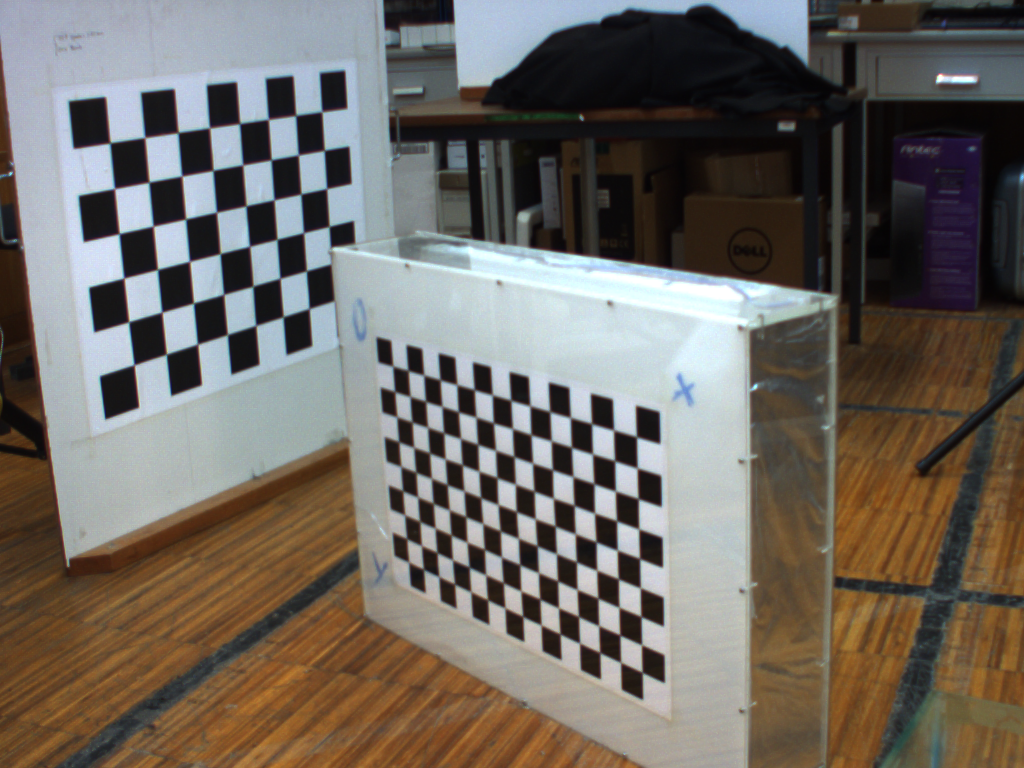
%> input picture Assignment 5/Cam_dir_02.ppm, 1024 x 768 px
$ octave execute.m   (GNU Octave 9; MATLAB toolbox functions it lacks are replaced by stand-ins)
%> lines starting %> are read from the running program, lines starting %| are printed output that depends on the picture
### Assignment 5/Code/fundamental_matrix.m
function [F, corners, images, p] = fundamental_matrix()
%% part one
% read images, save corners and show the corners position in the images
    right_image_02 = readImage('Cam_dir_02.ppm');
%> in readImage, image is the input picture: size 768x1024x3 uint8; mean R, G, B 110.8, 104.6, 97.7
    right_image_05 = readImage('Cam_dir_05.ppm');
%> call 2 of readImage, with str = 'Cam_dir_05.ppm'
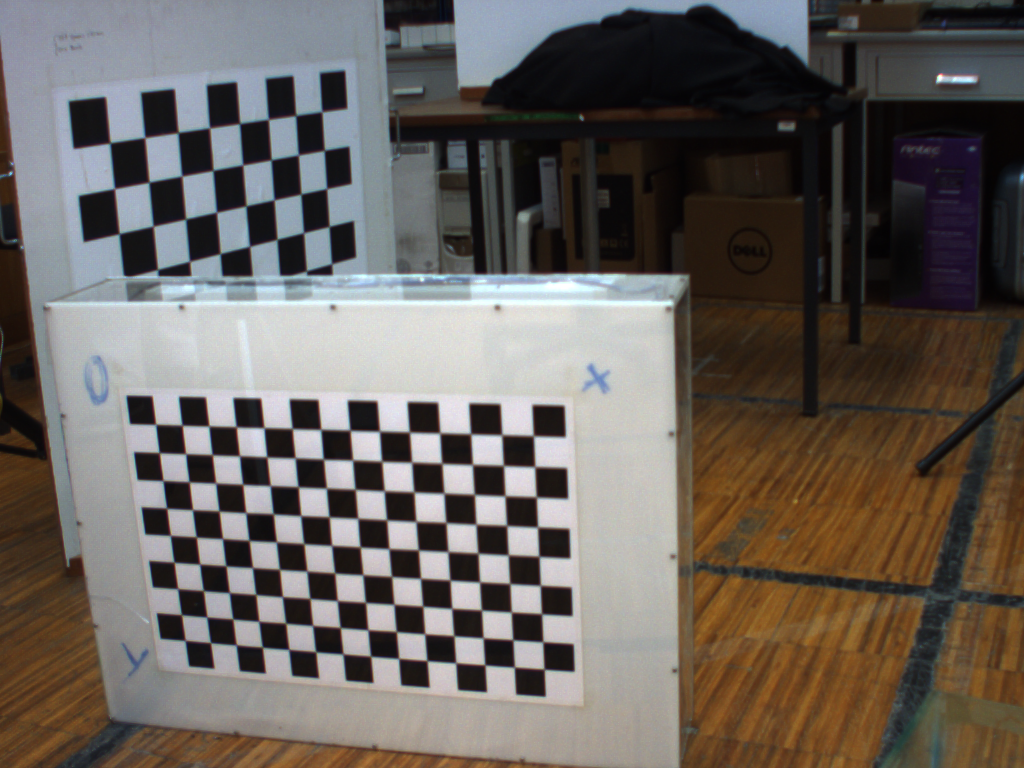
%> input picture Assignment 5/Cam_dir_05.ppm, 1024 x 768 px
%> in readImage, image is the input picture: size 768x1024x3 uint8; mean R, G, B 104, 97.5, 92.4
    left_image_02 = readImage('Cam_esq_02.ppm');
%> call 3 of readImage, with str = 'Cam_esq_02.ppm'
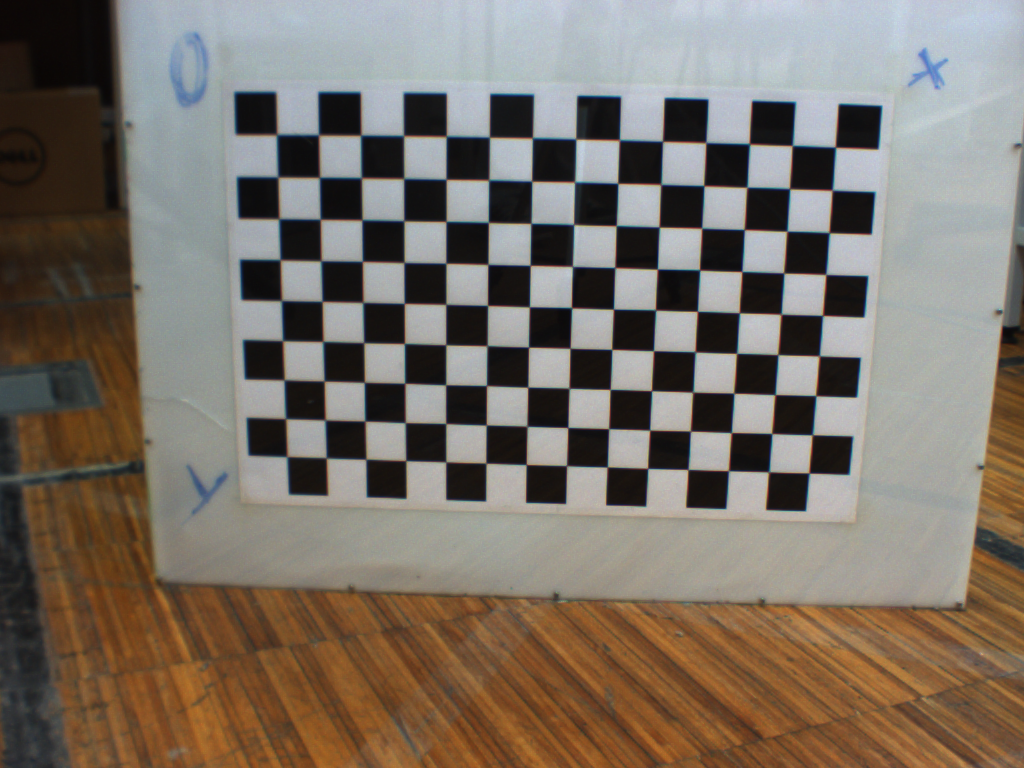
%> input picture Assignment 5/Cam_esq_02.ppm, 1024 x 768 px
%> in readImage, image is the input picture: size 768x1024x3 uint8; mean R, G, B 122.4, 113, 103.1
    left_image_05 = readImage('Cam_esq_05.ppm');
%> call 4 of readImage, with str = 'Cam_esq_05.ppm'
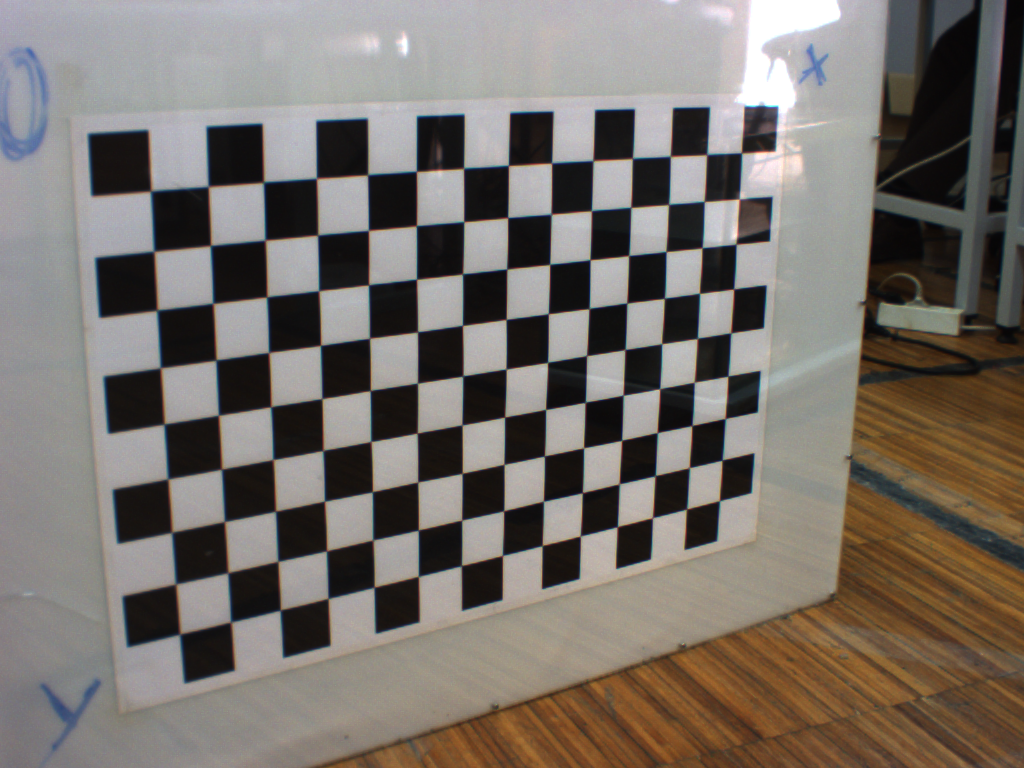
%> input picture Assignment 5/Cam_esq_05.ppm, 1024 x 768 px
%> in readImage, image is the input picture: size 768x1024x3 uint8; mean R, G, B 119.3, 112.5, 106.4

    images = {left_image_02; left_image_05; right_image_02; right_image_05};
%> images = 4 items

    right_image_corners_02 = [378 339; 659 413; 412 586; 642 669; 429 452; 431 477; 497 503; 518 488; 597 516; 596 541];
    right_image_corners_05 = [128 397; 564 408; 191 666; 545 696; 219 511; 222 538; 331 545; 358 518; 478 527; 478 553];
    left_image_corners_02 = [236 94; 881 106; 291 494; 805 511; 364 263; 363 305; 530 308; 573 268; 742 273; 741 314];
    left_image_corners_05 = [90 136; 778 108; 186 693; 717 541; 269 354; 271 409; 465 375; 507 321; 664 300; 664 344];

    corners = {left_image_corners_02; left_image_corners_05; right_image_corners_02; right_image_corners_05};

    warning('off', 'Images:initSize:adjustingMag');
    showImage(right_image_02, right_image_corners_02, 'RightCamera02');
    showImage(right_image_05, right_image_corners_05, 'RightCamera05');
    showImage(left_image_02, left_image_corners_02, 'LeftCamera02');
    showImage(left_image_05, left_image_corners_05, 'LeftCamera05');

%% exercise one
% calculate the fundamental matrix with 8 points algorithm
% normalization of the coordinates
    left_points = [left_image_corners_02(:, 1) left_image_corners_02(:, 2); left_image_corners_05(:, 1) left_image_corners_05(:, 2)];
    left_points = [left_points ones(20, 1)];
    right_points = [right_image_corners_02(:, 1) right_image_corners_02(:, 2); right_image_corners_05(:, 1) right_image_corners_05(:, 2)];
    right_points = [right_points ones(20, 1)];

    p = {left_points; right_points};

    xe = mean(left_points(:, 1));
    ye = mean(left_points(:, 2));
    xd = mean(right_points(:, 1));
    yd = mean(right_points(:, 2));

    d_e = sum(sqrt((left_points(:, 1) - xe) .^ 2 + (left_points(:, 2) - ye) .^ 2)) ./ (20 * sqrt(2));
    d_d = sum(sqrt((right_points(:, 1) - xd) .^ 2 + (right_points(:, 2) - yd) .^ 2)) ./ (20 * sqrt(2));

    Te = [1 0 -xe; 0 1 -ye; 0 0 d_e];
    Td = [1 0 -xd; 0 1 -yd; 0 0 d_d];

    left_points_normalized = Te * left_points';
    left_points_normalized = (left_points_normalized / 168.9889)';
    right_points_normalized = Td * right_points';
    right_points_normalized = (right_points_normalized / 108.1601)';

    A = zeros(length(left_points_normalized), 9);

    for i = 1 : length(left_points_normalized)
        A(i, :) = [right_points_normalized(i, 1)*left_points_normalized(i, 1) right_points_normalized(i, 1)*left_points_normalized(i, 2) right_points_normalized(i, 1) ...
                   right_points_normalized(i, 2)*left_points_normalized(i, 1) right_points_normalized(i, 2)*right_points_normalized(i, 2) right_points_normalized(i, 2) ...
                   left_points_normalized(i, 1) left_points_normalized(i, 2) 1];
    end

    [~, D, V] = svd(A);

    [~, index] = min(sum(D));
    F_normalized = reshape(V(:, index), 3, 3);

    [U, D, V] = svd(F_normalized);

    [~, index] = min(sum(D));
    D(:, index) = 0;

    F_normalized = U * D * V';

    F = Td' * F_normalized * Te
end

function image = readImage(str)
    str = strcat('../Input/', str);
    image = imread(str);
    image = rgb2gray(image);
end

function showImage(image, corners, str)
    figure;
    imshow(image);
    hold on;
    plot(corners(:, 1), corners(:, 2), 'r+');
    title(str);
    str = strcat('../Output/', str);
    saveas(gcf, str, 'jpg');
    close all;
end

### Assignment 5/Code/epipolar_estimation.m
function epipolar_estimation(F, corners, images, p)
%% part one
%% exercise two
    [U, D, V] = svd(F);
    [~, index] = min(sum(D));

% left epipole
    left_epipole = V(:, index);
    left_epipole = left_epipole ./ left_epipole(3);

% right epipole
    right_epipole = U(:, index);
    right_epipole = right_epipole ./ right_epipole(3);

%% exercise three
% show epipoles
    showInImage(corners{1}, images{1}, left_epipole, 'LeftImage02', p{1}, 1, length(p{1}) / 2);
    showInImage(corners{2}, images{2}, left_epipole, 'LeftImage05', p{1}, 11, length(p{1}));
    showInImage(corners{3}, images{3}, right_epipole, 'RightImage02', p{2}, 1, length(p{1}) / 2);
    showInImage(corners{4}, images{4}, right_epipole, 'RightImage05', p{2}, 11, length(p{1}));
end

function showInImage(corner, image, epipole, str, p, n, length_loop)
    figure;
    imshow(image);
    title(str);
    hold on;
    plot(corner(:, 1), corner(:, 2), 'r*');
    hold on;
    plot(epipole(1), epipole(2), '*g');
    hold on;

%% exercise four
    xmin = min(0, epipole(1));
    xmax = max(epipole(1), size(image, 2));
    ymin = min(0, epipole(2));
    ymax = max(epipole(2), size(image, 1));

    axis([xmin xmax ymin ymax]);
    hold on;

    for i = n : length_loop
        line([epipole(1) p(i, 1)], [epipole(2) p(i, 2)]);
    end

    str = strcat('../Output/', str);
    saveas(gcf, str, 'jpg');
    close all;
end

### Assignment 5/Code/essential_matrix.m
function E = essential_matrix(F)
%% part two
% intrinsic parameters of the cameras
    Kesq = [1317.24980 0 512.23259; 0 1316.83041 413.07903; 0 0 1];
    Kdir = [1312.94890 0 533.80481; 0 1313.02652 397.59032; 0 0 1];

%% exercise 5
% essential matrix determination
    E = Kdir' * F * Kesq
end

### Assignment 5/Code/execute.m
clear all
clc

[F, corners, images, p] = fundamental_matrix();
%> F = [0.0172 -0.0164 29.41; 0.0651 0.00454 78.53; -48.35 -72.11 -24606.9]; corners = 4 items; images = 4 items; p = 2 items
epipolar_estimation(F, corners, images, p);
%> in epipolar_estimation, `[U, D, V] = svd(F);`: U = [-0.0012 -0.414 0.91; -0.00319 -0.91 -0.414; 1 -0.0034 -0.000233]; D = [24607.2 0 0; 0 0.266 0; 0 0 3.03e-15]; V = [-0.00197 0.368 0.93; -0.00293 0.93 -0.368; -1 -0.00345 -0.00075]
%> in epipolar_estimation, `[~, index] = min(sum(D));`: index = 3
%> in epipolar_estimation, `left_epipole = V(:, index);`: left_epipole = [0.93; -0.368; -0.00075]
%> in epipolar_estimation, `left_epipole = left_epipole ./ left_epipole(3);`: left_epipole = [-1240.1; 490.3; 1]
%> in epipolar_estimation, `right_epipole = U(:, index);`: right_epipole = [0.91; -0.414; -0.000233]
%> in epipolar_estimation, `right_epipole = right_epipole ./ right_epipole(3);`: right_epipole = [-3903; 1774.9; 1]
%> in showInImage, `xmin = min(0, epipole(1));`: xmin = -1240.1
%> in showInImage, `xmax = max(epipole(1), size(image, 2));`: xmax = 1024
%> in showInImage, `ymin = min(0, epipole(2));`: ymin = 0
%> in showInImage, `ymax = max(epipole(2), size(image, 1));`: ymax = 768
%> the loop in showInImage, `for i = n : length_loop` made 10 passes
%> after the loop in showInImage, `for i = n : length_loop`:
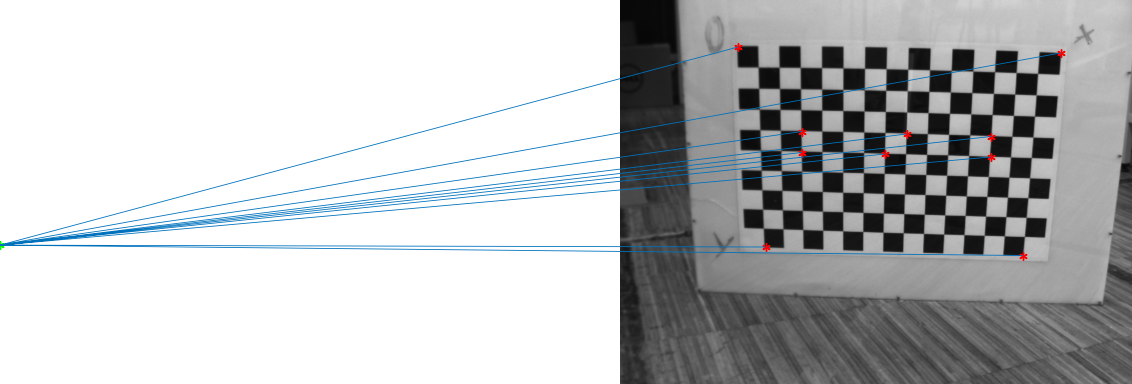
%> figure redrawn from the program's plot data; shown at 1/2 size; its title reads 'LeftImage02'
%> call 2 of showInImage, with epipole = [-1240.1; 490.3; 1], str = 'LeftImage05', n = 11, length_loop = 20
%> the loop in showInImage (call 2), `for i = n : length_loop` made 10 passes
%> after the loop in showInImage (call 2), `for i = n : length_loop`:
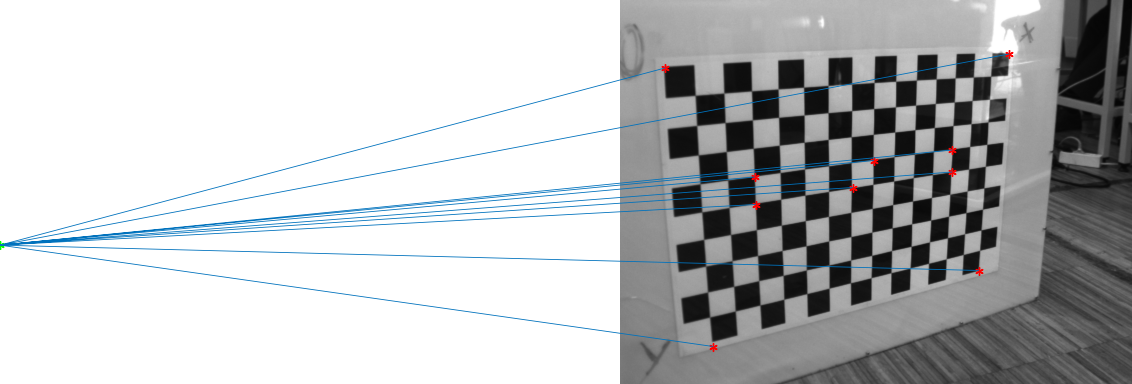
%> figure redrawn from the program's plot data; shown at 1/2 size; its title reads 'LeftImage05'
%> call 3 of showInImage, with epipole = [-3903; 1774.9; 1], str = 'RightImage02', n = 1, length_loop = 10
%> in showInImage (call 3), `xmin = min(0, epipole(1));`: xmin = -3903
%> in showInImage (call 3), `ymax = max(epipole(2), size(image, 1));`: ymax = 1774.9
%> the loop in showInImage (call 3), `for i = n : length_loop` made 10 passes
%> after the loop in showInImage (call 3), `for i = n : length_loop`:
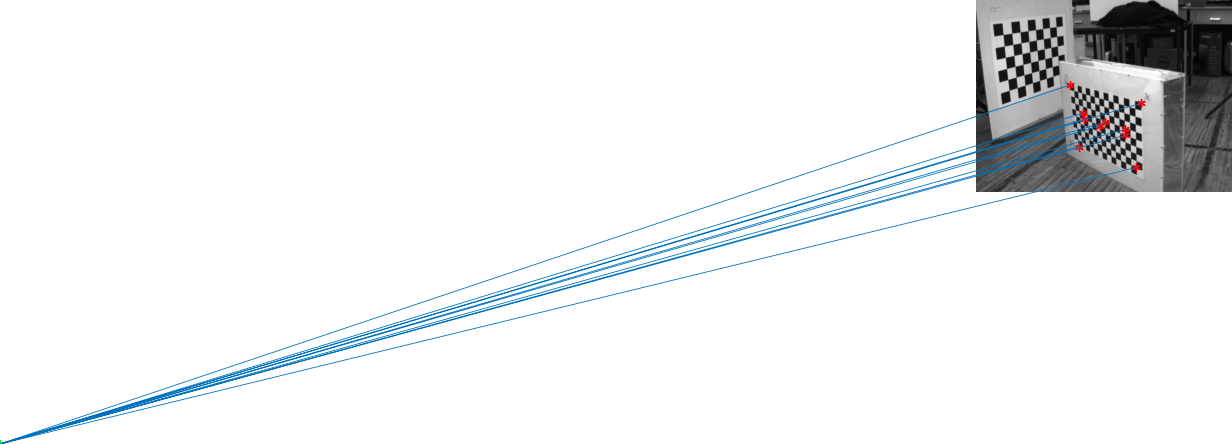
%> figure redrawn from the program's plot data; shown at 1/4 size; its title reads 'RightImage02'
%> call 4 of showInImage, with epipole = [-3903; 1774.9; 1], str = 'RightImage05', n = 11, length_loop = 20
%> the loop in showInImage (call 4), `for i = n : length_loop` made 10 passes
%> after the loop in showInImage (call 4), `for i = n : length_loop`:
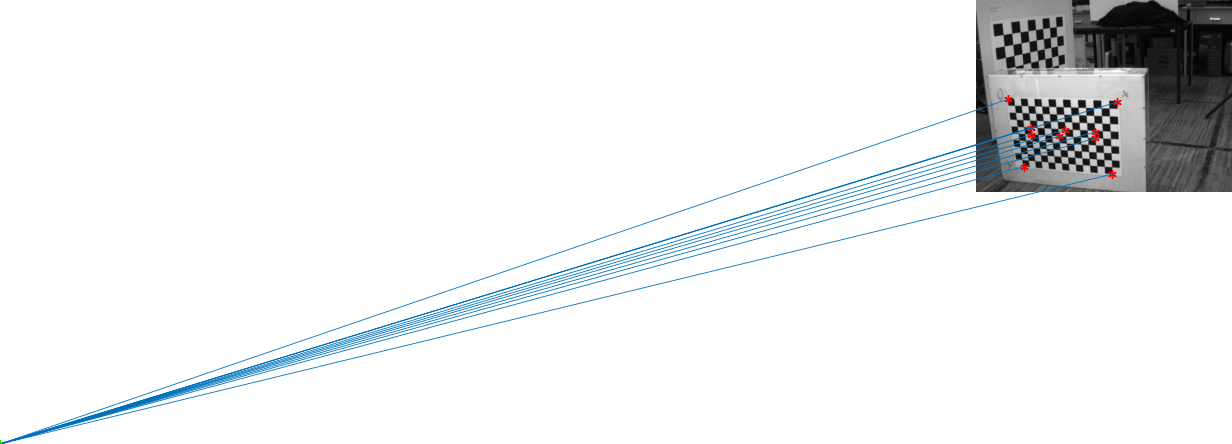
%> figure redrawn from the program's plot data; shown at 1/4 size; its title reads 'RightImage05'
E = essential_matrix(F);
%> in essential_matrix, `E = Kdir' * F * Kesq`: E = [29794 -28369.1 41297; 112639.9 7858.3 149379.4; -17472.3 -104109.1 -17138.7]
